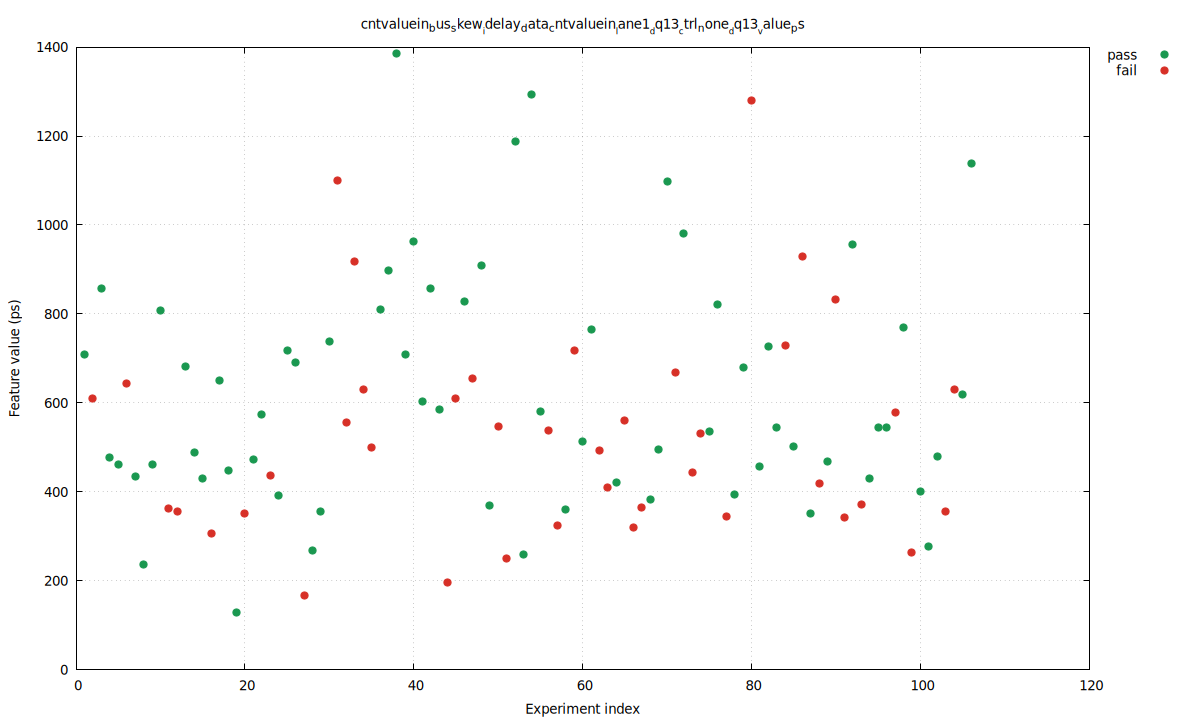

The script that saved this image:
set terminal pngcairo size 1200,720 enhanced font 'DejaVu Sans,10'
set output 'baseline_abort2_vs_pass_direct_cntvaluein_bus_skew_idelay_data_cntvaluein_lane1_dq13_ctrl_none_dq13_value_ps.png'
set datafile separator comma
set key outside right top
set grid
set xlabel 'Experiment index'
set ylabel 'Feature value (ps)'
set title 'cntvaluein_bus_skew__idelay_data_cntvaluein__lane1__dq13__ctrl_none__dq13__value_ps'
plot \
  'baseline_abort2_vs_pass_direct_cntvaluein_bus_skew_idelay_data_cntvaluein_lane1_dq13_ctrl_none_dq13_value_ps.dat' using 1:4 with points pt 7 ps 1.2 lc rgb '#1a9850' title 'pass', \
  'baseline_abort2_vs_pass_direct_cntvaluein_bus_skew_idelay_data_cntvaluein_lane1_dq13_ctrl_none_dq13_value_ps.dat' using 1:5 with points pt 7 ps 1.2 lc rgb '#d73027' title 'fail'
